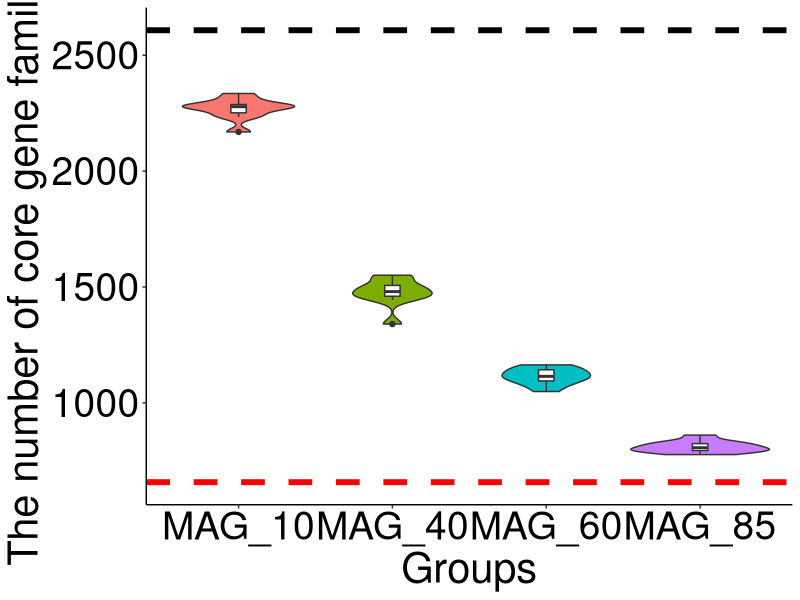

Reproduce this figure in R.
library(tidyverse)
library(ggplot2)

## EC mixed datasets with different MAG percentage. Original datasets and simulation datasets (an average of 100 cut and 99% completeness) are used.
## The number of core gene families are calcultaed by using Roary with "-i 90 cd 100 -s -e -n -v".

EC_mixed <- read.table(file = "R_code/Fig4.three_tools_and_mixed_datasets/EC_mixed_datasets.txt", sep = "\t" , header = FALSE)

EC_mixed_plot <- ggplot(data=EC_mixed, aes(x = V1, y = V4))+
  geom_violin(aes(fill=V1))+
  geom_boxplot(width=0.1, fill="white")+
  theme(legend.position="none",
        axis.text.x = element_text(color="black", size=28),
        axis.text.y = element_text(color="black", size=28),
        axis.title.x = element_text(size=30),
        axis.title.y = element_text(size=30),)+
  theme(panel.grid.major = element_blank(), panel.grid.minor = element_blank(),
        panel.background = element_blank(), axis.line = element_line(colour = "black"))+
  scale_y_continuous(name = "The number of core gene families")+
  scale_x_discrete(name = "Groups")+
  geom_hline(yintercept=2608, linetype="dashed", color = "black", size=2)+
  geom_hline(yintercept=658, linetype="dashed", color = "red", size=2)
